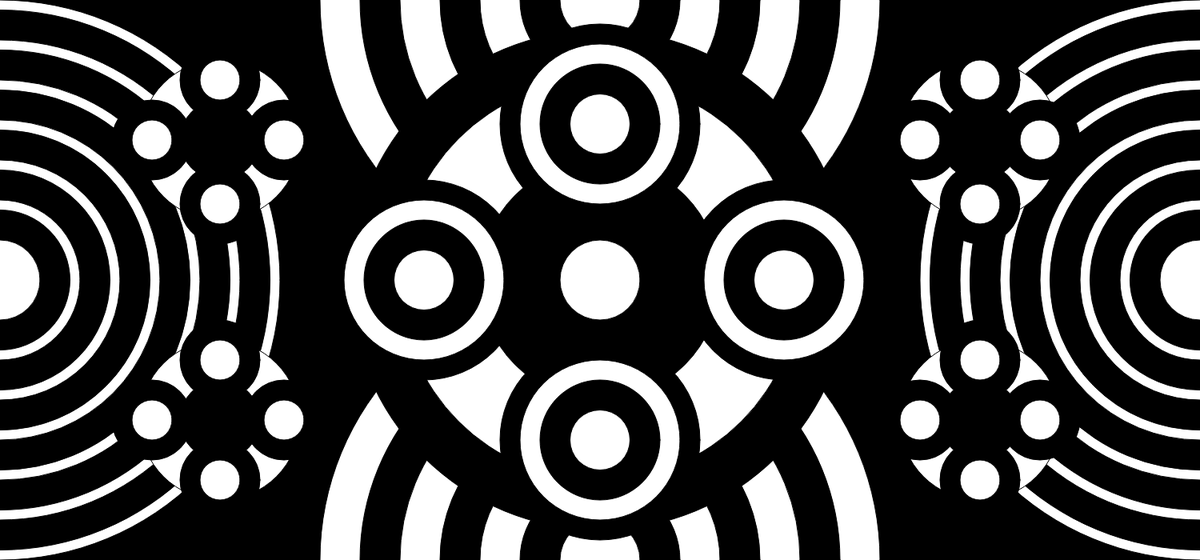
Frame 1 (no input)
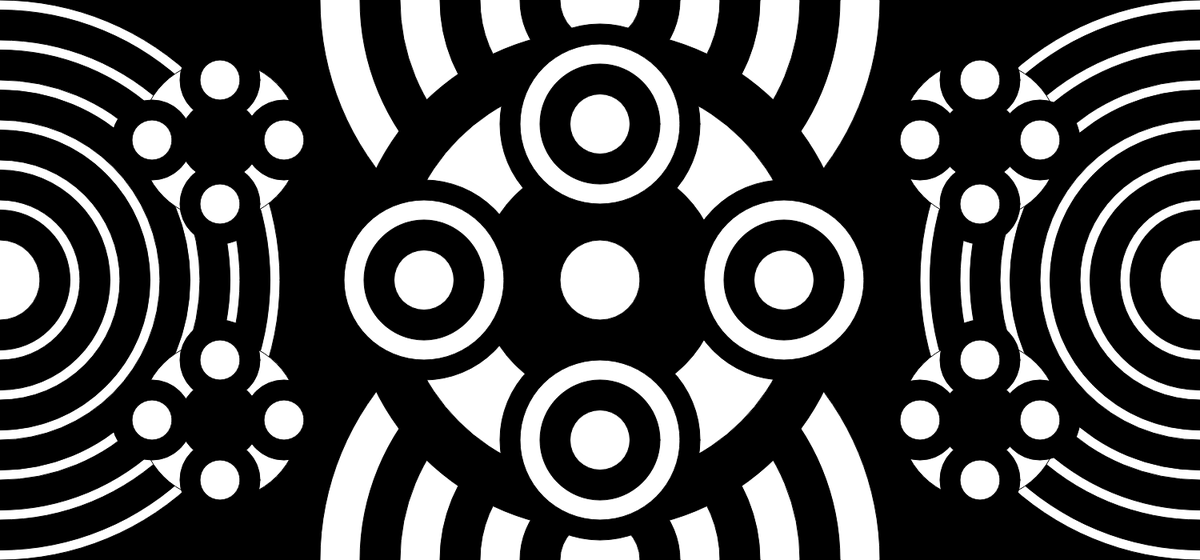
Frame 60 (no input)
Frame 120 (the mouse pressed at the canvas centre since frame 60): identical to frame 60, image omitted

The p5.js sketch that drew these frames (run headless with seeded random() and noise() and a simulated clock; from frame 60 on, the mouse is pressed at the canvas centre):

// p5.js sketch
// ── sketch.js
function setup() {
    createCanvas(1500, 700);
    background(0)
}

function draw() {
fill(255);
ellipse(1500, height/2, 700, 700);
fill(0);
ellipse(1500, height/2, 675, 675);
fill(255);
ellipse(0, height/2, 700, 700);
fill(0);
ellipse(0, height/2, 675, 675);

fill(255);
ellipse(1500, height/2, 600, 600);
fill(0);
ellipse(1500, height/2, 575, 575);
fill(255);
ellipse(0, height/2, 600, 600);
fill(0);
ellipse(0, height/2, 575, 575);

fill(255);
ellipse(1500, height/2, 500, 500);
fill(0);
ellipse(1500, height/2, 475, 475);
fill(255);
ellipse(0, height/2, 500, 500);
fill(0);
ellipse(0, height/2, 475, 475);

fill(255);
ellipse(1500, height/2, 400, 400);
fill(0);
ellipse(1500, height/2, 375, 375);
fill(255);
ellipse(0, height/2, 400, 400);
fill(0);
ellipse(0, height/2, 375, 375);

fill(255);
ellipse(1500, height/2, 300, 300);
fill(0);
ellipse(1500, height/2, 275, 275);
fill(255);
ellipse(0, height/2, 300, 300);
fill(0);
ellipse(0, height/2, 275, 275);

fill(255);
ellipse(1500, height/2, 200, 200);
fill(0);
ellipse(1500, height/2, 175, 175);
fill(255);
ellipse(0, height/2, 200, 200);
fill(0);
ellipse(0, height/2, 175, 175);

fill(255);
ellipse(1500, height/2, 100, 100)
fill(255);
ellipse(0, height/2, 100, 100)

fill(255);
ellipse(width/2, 700, 700, 700)
fill(0);
ellipse(width/2, 700, 600, 600)

fill(255);
ellipse(width/2, 700, 500, 500)
fill(0);
ellipse(width/2, 700, 400, 400)

fill(255);
ellipse(width/2, 700, 300, 300)
fill(0);
ellipse(width/2, 700, 200, 200)

fill(255);
ellipse(width/2, 700, 100, 100)

fill(255);
ellipse(width/2, 0, 700, 700)
fill(0);
ellipse(width/2, 0, 600, 600)

fill(255);
ellipse(width/2, 0, 500, 500)
fill(0);
ellipse(width/2, 0, 400, 400)

fill(255);
ellipse(width/2, 0, 300, 300)
fill(0);
ellipse(width/2, 0, 200, 200)

fill(255);
ellipse(width/2, 0, 100, 100)

fill(0);
ellipse(width/2, height/2, 625, 625); 
 fill(255);
ellipse(width/2, height/2, 500, 500);
fill(0);
ellipse(width/2, height/2, 300, 300); 

fill(255);
ellipse(275, 175, 200, 200);  
fill(0);
ellipse(275, 175, 100, 100); 
fill(255);
ellipse(1225, 525, 200, 200);
fill(0);
ellipse(1225, 525, 100, 100);
fill(255);
ellipse(275, 525, 200, 200);
fill(0);
ellipse(275, 525, 100, 100);
fill(255);
ellipse(1225, 175, 200, 200);
fill(0);
ellipse(1225, 175, 100, 100);
fill(0);
ellipse(980, height/2, 250, 250);
fill(255);
ellipse(980, height/2, 200, 200);
fill(0);
ellipse(530, height/2, 250, 250);
fill(255);
ellipse(530, height/2, 200, 200);

fill(0);
ellipse(190, 175, 100, 100);
fill(255);
ellipse(190, 175, 50, 50);
fill(0);
ellipse(355, 175, 100, 100);
fill(255);
ellipse(355, 175, 50, 50);
fill(0);
ellipse(275, 100, 100, 100);
fill(255);
ellipse(275, 100, 50, 50);
fill(0);
ellipse(275, 255, 100, 100);
fill(255);
ellipse(275, 255, 50, 50);

fill(0);
ellipse(1225, 100, 100, 100);
fill(255);
ellipse(1225, 100, 50, 50);
fill(0);
ellipse(1225, 255, 100, 100);
fill(255);
ellipse(1225, 255, 50, 50);
fill(0);
ellipse(1300, 175, 100, 100);
fill(255);
ellipse(1300, 175, 50, 50);
fill(0);
ellipse(1150, 175, 100, 100);
fill(255);
ellipse(1150, 175, 50, 50);

fill(0);
ellipse(1225, 450, 100, 100);
fill(255);
ellipse(1225, 450, 50, 50);
fill(0);
ellipse(1225, 600, 100, 100);
fill(255);
ellipse(1225, 600, 50, 50);
fill(0);
ellipse(1300, 525, 100, 100);
fill(255);
ellipse(1300, 525, 50, 50);
fill(0);
ellipse(1150, 525, 100, 100);
fill(255);
ellipse(1150, 525, 50, 50);

fill(0);
ellipse(275, 450, 100, 100);
fill(255);
ellipse(275, 450, 50, 50);
fill(0);
ellipse(275, 600, 100, 100);
fill(255);
ellipse(275, 600, 50, 50);
fill(0);
ellipse(190, 525, 100, 100);
fill(255);
ellipse(190, 525, 50, 50);
fill(0);
ellipse(355, 525, 100, 100);
fill(255);
ellipse(355, 525, 50, 50);

fill(0);
ellipse(width/2, 155, 250, 250);
fill(255);
ellipse(width/2, 155, 200, 200);
fill(0);
ellipse(width/2, 550, 250, 250);
fill(255);
ellipse(width/2, 550, 200, 200);

fill(0);
ellipse(980, height/2, 150, 150);
fill(255);
ellipse(980, height/2, 75, 75);
fill(0);
ellipse(530, height/2, 150, 150);
fill(255);
ellipse(530, height/2, 75, 75);
fill(0);
ellipse(width/2, 155, 150, 150);
fill(255);
ellipse(width/2, 155, 75, 75);
fill(0);
ellipse(width/2, 550, 150, 150);
fill(255);
ellipse(width/2, 550, 75, 75);

fill(255);
ellipse(width/2, height/2, 100, 100);
}
